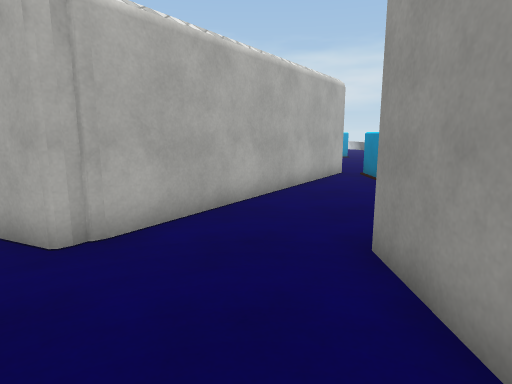
[1] (above)

24 first-person views from a walk through a Unity game level. The camera is 1.5 m above the floor, tilts 10° down and sees 75° across. The floor is counted in squares, 1 m on a side. Each view is taken from the middle of a square. On the plan, view 1 faces up. The plan holds only what a view shows up to about 15 squares ahead; the rest is blank. The place goes on beyond the plan. The player character is not drawn. Surface patterns are stand-ins for the level's own textures.

[2]
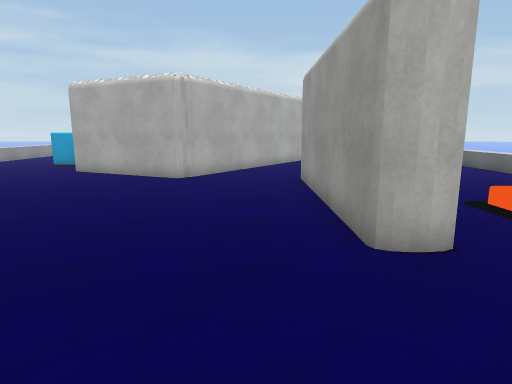

[3]
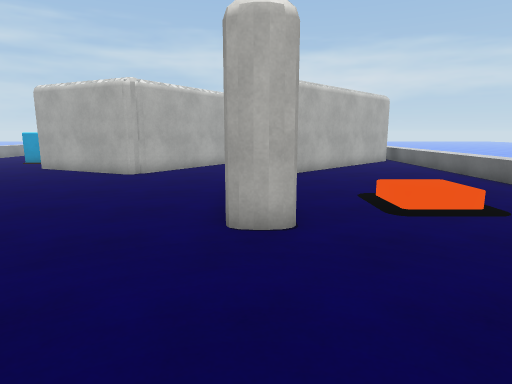

[4]
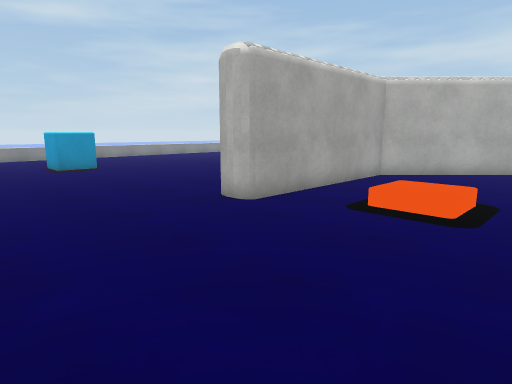

[5]
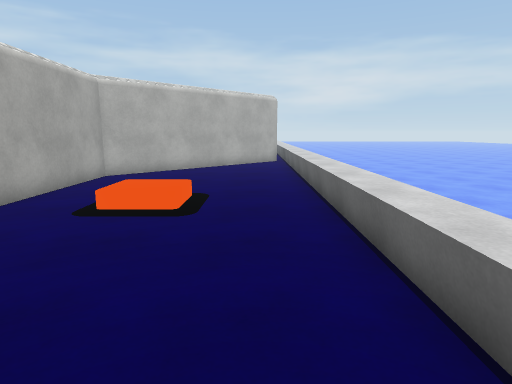

[6]
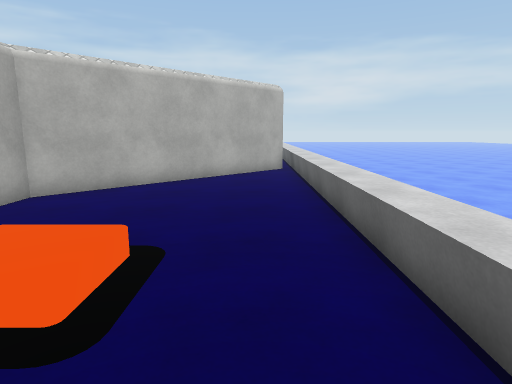

[7]
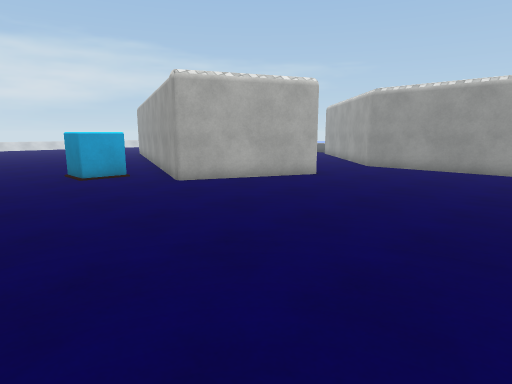

[8]
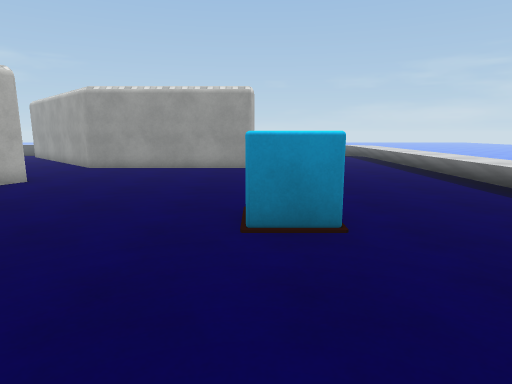

[9]
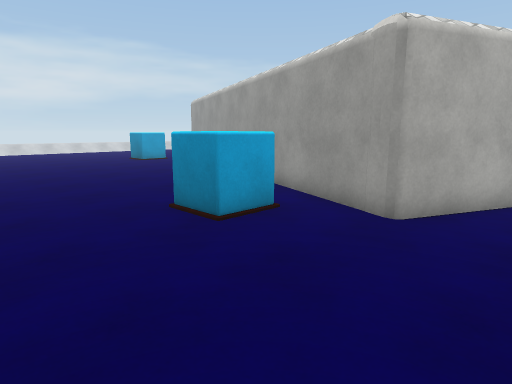

[10]
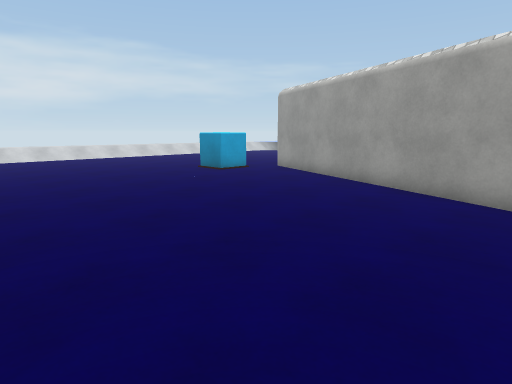

[11]
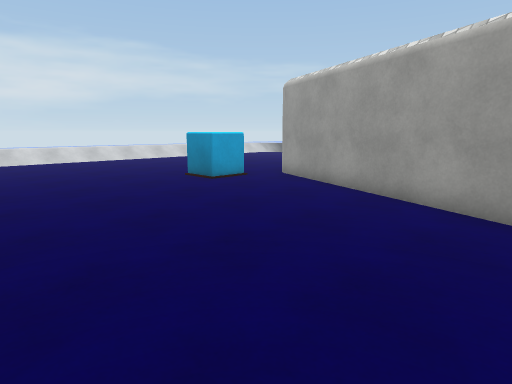

[12]
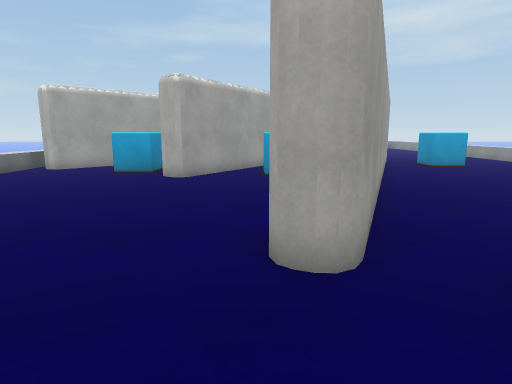

[13]
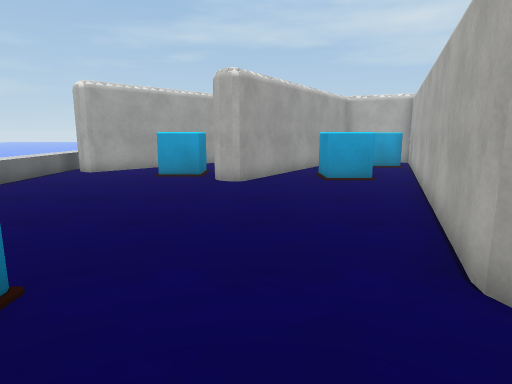

[14]
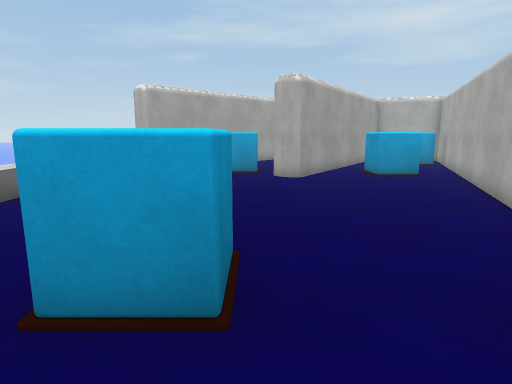

[15]
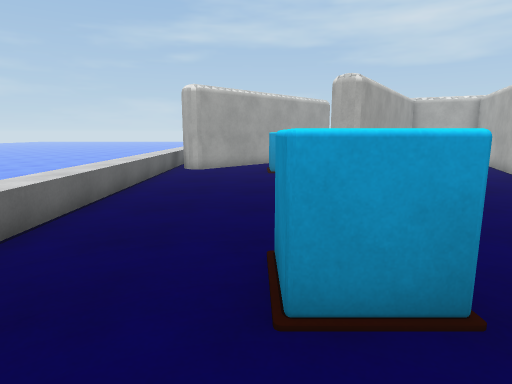

[16]
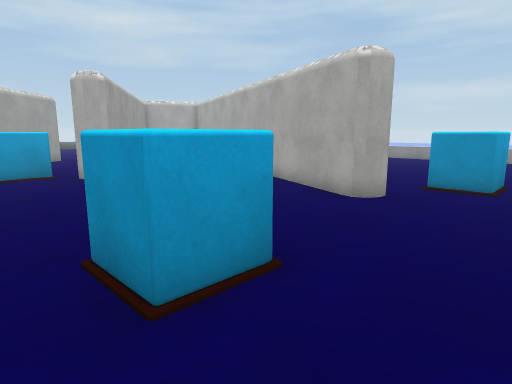

[17]
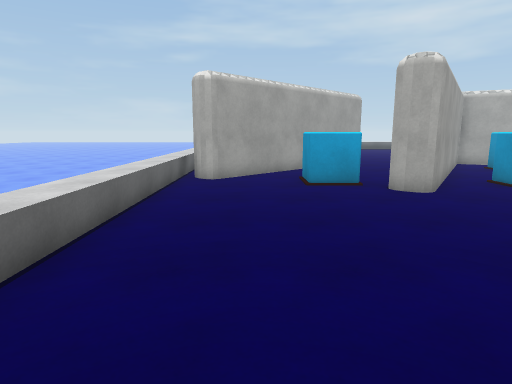

[18]
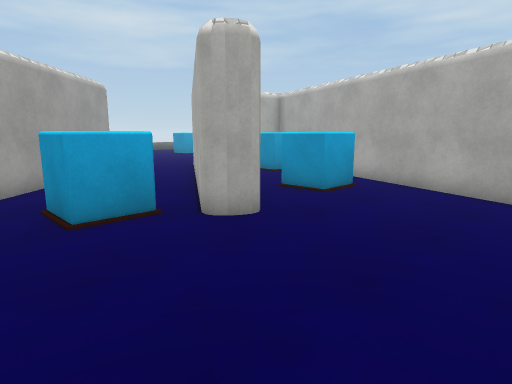

[19]
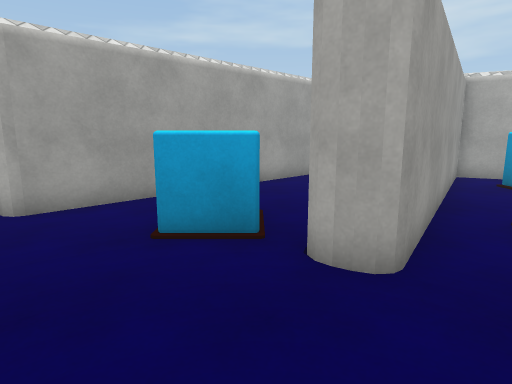

[20]
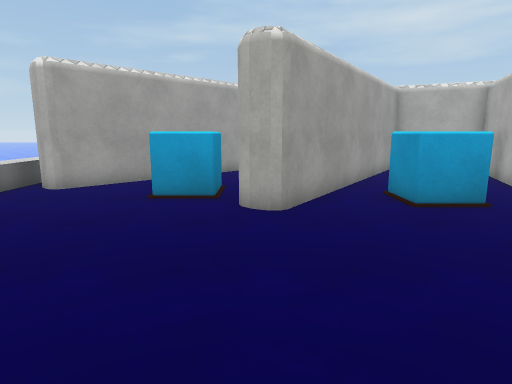

[21]
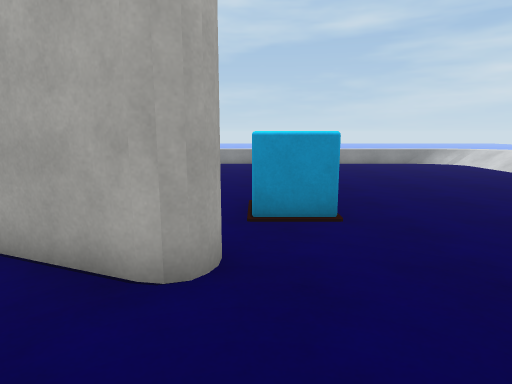

[22]
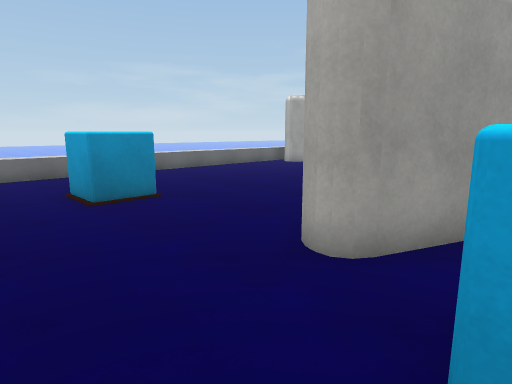

[23]
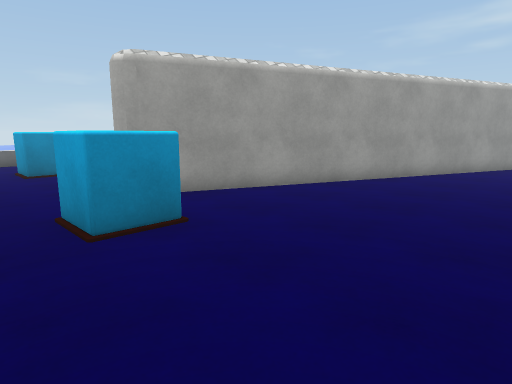

[24]
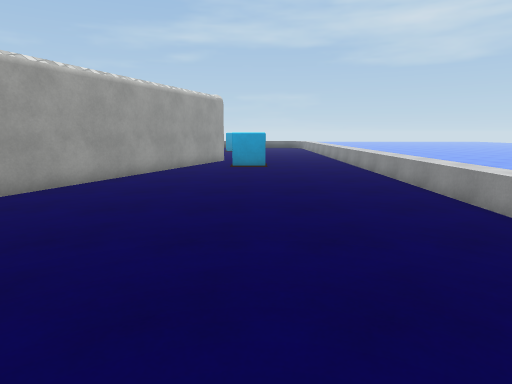

### Floor plan
Key: @ floor where view 1 was taken; # wall or solid block; . main floor; : floor 0.75 m higher than the main floor; = window, fence, low wall or low ledge; O other object.
Columns run from 14 left of view 1 to 10 right of it. Each row starts with its distance up from view 1.
 25    ............. .....
 24    ....................
 23    .......OO............=
 22   ........OO......OOO...=
 21   ...........#....O O...=
 20  ...........##..........=
 19 :...........##..........=
 18 :..........###..........=
 17 :..........##...........=
 16 :..........##...........=
 15 :.........##............=
 14 :.........##............=
 13 :........###OOO.##......=
 12 :........##   O###OO....=
 11 :........##  .###.OO..##=
 10 :....OO.###...##.....###=
  9   ...OO.##OO ###....###.=
  8  ......###OO###....###..=
  7  ......###  ##....###...=
  6  ......#######...###....=
  5   .......####...###.....=
  4  ...............##......=
  3   ..............##......=
  2   ..............##......=
  1  ...............##......=
  0  .............@.##.O....=
 -1  ...............##......=
 -2   ..............##......=
 -3  . ...OO................=
 -4    ...OO................=
 -5    .....................=
 -6     ....................
 -7       ................
 -8        .......... ... .
 -9         :::::::::

Positions as (right, up) in squares from view 1, and headings:
1: (0, 0), facing up
2: (0, -7), facing up
3: (2, -8), facing up
4: (8, -8), facing up-left
5: (8, -8), facing up
6: (8, -4), facing up
7: (-13, -3), facing up-right
8: (-13, -3), facing right
9: (-13, 4), facing up-right
10: (-13, 11), facing up-right
11: (-11, 13), facing up-right
12: (0, 25), facing down
13: (2, 24), facing down
14: (4, 25), facing down
15: (6, 25), facing down
16: (7, 25), facing down-left
17: (7, 22), facing down
18: (7, 18), facing down-left
19: (4, 17), facing down
20: (3, 20), facing down
21: (3, 22), facing left
22: (-3, 25), facing down-right
23: (-9, 25), facing down-right
24: (-9, 25), facing down
